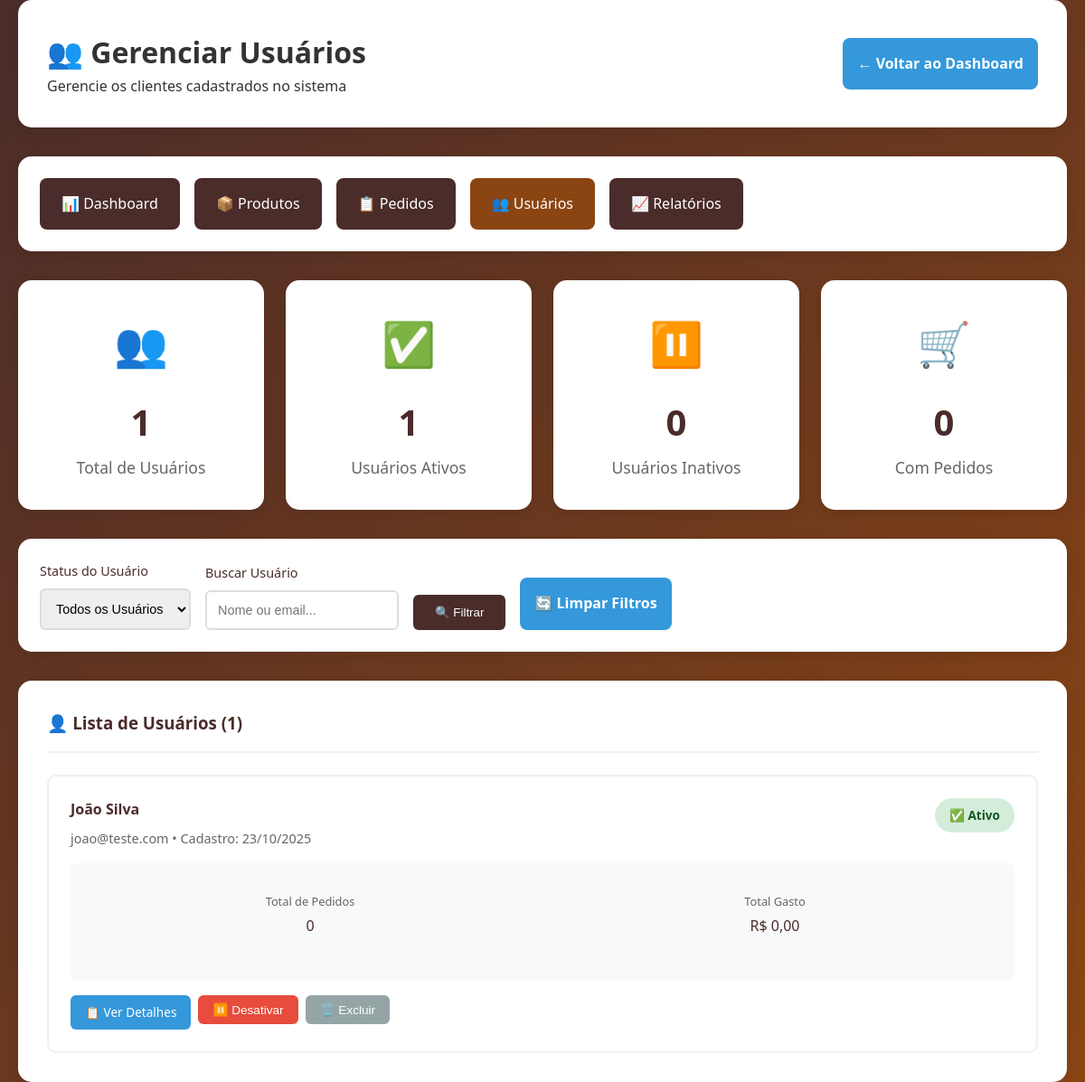
/admin/usuarios.php (signed in), run on the app's committed database.
### tables this page shows
CREATE TABLE IF NOT EXISTS usuarios (
    id INT AUTO_INCREMENT PRIMARY KEY,
    nome VARCHAR(100) NOT NULL,
    email VARCHAR(255) UNIQUE NOT NULL,
    senha_hash VARCHAR(255) NOT NULL,
    telefone VARCHAR(20),
    data_cadastro TIMESTAMP DEFAULT CURRENT_TIMESTAMP,
    data_atualizacao TIMESTAMP DEFAULT CURRENT_TIMESTAMP ON UPDATE CURRENT_TIMESTAMP,
    ativo TINYINT DEFAULT 1
);

### admin/usuarios.php (the view, shortened to what this page needs)
<?php
try {
    $pdo = new PDO('mysql:host=localhost;dbname=cafe_db', 'root', '');
    $pdo->setAttribute(PDO::ATTR_ERRMODE, PDO::ERRMODE_EXCEPTION);
} catch (PDOException $e) {
    die("Erro no banco de dados: " . $e->getMessage());
}
$filtro_status = $_GET['status'] ?? 'todos';
$filtro_busca = $_GET['busca'] ?? '';
$params = [];
$where_sql = '';
$stmt = $pdo->prepare("
    SELECT u.*,
           COUNT(p.id) as total_pedidos,
           COALESCE(SUM(p.total), 0) as total_gasto
    FROM usuarios u
    LEFT JOIN pedidos p ON u.id = p.usuario_id
    $where_sql
    GROUP BY u.id
    ORDER BY u.data_cadastro DESC
");
$stmt->execute($params);
$usuarios = $stmt->fetchAll(PDO::FETCH_ASSOC);
$stmt_stats = $pdo->query("
    SELECT
        COUNT(*) as total_usuarios,
        SUM(ativo = 1) as usuarios_ativos,
        SUM(ativo = 0) as usuarios_inativos,
        (SELECT COUNT(DISTINCT usuario_id) FROM pedidos) as usuarios_com_pedidos
    FROM usuarios
");
$stats = $stmt_stats->fetch(PDO::FETCH_ASSOC);?>
<!DOCTYPE html>
<html lang="pt-BR">
<head>
    <link rel="stylesheet" href="../style.css">
</head>
<body>
    <div class="admin-container">
        <div class="admin-header">
            <div>
                <h1>👥 Gerenciar Usuários</h1>
                <p>Gerencie os clientes cadastrados no sistema</p>
            </div>
            <a href="dashboard.php" class="btn-secondary">← Voltar ao Dashboard</a>
        </div>
        <nav class="admin-nav">
            <div class="admin-nav-menu">
                <a href="dashboard.php" class="admin-nav-link">📊 Dashboard</a>
                <a href="produtos.php" class="admin-nav-link">📦 Produtos</a>
                <a href="pedidos.php" class="admin-nav-link">📋 Pedidos</a>
                <a href="usuarios.php" class="admin-nav-link active">👥 Usuários</a>
                <a href="relatorios.php" class="admin-nav-link">📈 Relatórios</a>
            </div>
        </nav>
        <div class="stats-grid">
            <div class="stat-card">
                <div class="stat-icon">👥</div>
                <span class="stat-number"><?php echo $stats['total_usuarios']; ?></span>
                <span class="stat-label">Total de Usuários</span>
            </div>
            <div class="stat-card">
                <div class="stat-icon">✅</div>
                <span class="stat-number"><?php echo $stats['usuarios_ativos']; ?></span>
                <span class="stat-label">Usuários Ativos</span>
            </div>
            <div class="stat-card">
                <div class="stat-icon">⏸️</div>
                <span class="stat-number"><?php echo $stats['usuarios_inativos']; ?></span>
                <span class="stat-label">Usuários Inativos</span>
            </div>
            <div class="stat-card">
                <div class="stat-icon">🛒</div>
                <span class="stat-number"><?php echo $stats['usuarios_com_pedidos']; ?></span>
                <span class="stat-label">Com Pedidos</span>
            </div>
        </div>
        <div class="filters-card">
            <form method="get" class="filters-form">
                <div class="filter-group">
                    <label for="status">Status do Usuário</label>
                    <select id="status" name="status">
                        <option value="todos" <?php echo $filtro_status === 'todos' ? 'selected' : ''; ?>>Todos os Usuários</option>
                    </select>
                </div>
                <div class="filter-group">
                    <label for="busca">Buscar Usuário</label>
                    <input type="text" id="busca" name="busca" placeholder="Nome ou email..." value="<?php echo htmlspecialchars($filtro_busca); ?>">
                </div>
                <button type="submit" class="btn-filter">🔍 Filtrar</button>
                <a href="usuarios.php" class="btn-secondary">🔄 Limpar Filtros</a>
            </form>
        </div>
        <div class="users-grid">
            <div class="users-card">
                <h3>👤 Lista de Usuários (<?php echo count($usuarios); ?>)</h3>
                <?php if (empty($usuarios)): ?>
                    <div class="empty-state">
                        <div class="empty-icon">👥</div>
                        <h3>Nenhum usuário encontrado</h3>
                        <p>Tente ajustar os filtros de busca</p>
                    </div>
                <?php else: ?>
                    <div class="users-list">
                        <?php foreach ($usuarios as $usuario): ?>
                        <div class="user-item">
                            <div class="user-header">
                                <div class="user-info">
                                    <h4><?php echo htmlspecialchars($usuario['nome']); ?></h4>
                                    <p class="user-meta">
                                        <?php echo htmlspecialchars($usuario['email']); ?> •
                                        Cadastro: <?php echo date('d/m/Y', strtotime($usuario['data_cadastro'])); ?>
                                    </p>
                                </div>
                                <span class="user-status status-<?php echo $usuario['ativo'] ? 'ativo' : 'inativo'; ?>">
                                    <?php echo $usuario['ativo'] ? '✅ Ativo' : '⏸️ Inativo'; ?>
                                </span>
                            </div>
                            <div class="user-stats">
                                <div class="stat-item">
                                    <span class="stat-label-small">Total de Pedidos</span>
                                    <span class="stat-value"><?php echo $usuario['total_pedidos']; ?></span>
                                </div>
                                <div class="stat-item">
                                    <span class="stat-label-small">Total Gasto</span>
                                    <span class="stat-value">R$ <?php echo number_format($usuario['total_gasto'], 2, ',', '.'); ?></span>
                                </div>
                            </div>
                            <div class="user-actions">
                                <a href="usuarios.php?detalhes=<?php echo $usuario['id']; ?>" class="btn-action btn-details">📋 Ver Detalhes</a>
                                <?php if ($usuario['ativo']): ?>
                                    <form method="post" style="display: inline;">
                                        <button type="submit" name="desativar_usuario" class="btn-action btn-desativar"
                                                onclick="return confirm('Tem certeza que deseja desativar este usuário?')">
                                            ⏸️ Desativar
                                        </button>
                                    </form>
                                <?php endif; ?>
                                <form method="post" style="display: inline;">
                                    <button type="submit" name="excluir_usuario" class="btn-action btn-excluir"
                                            onclick="return confirm('Tem certeza que deseja EXCLUIR este usuário? Esta ação não pode ser desfeita!')">
                                        🗑️ Excluir
                                    </button>
                                </form>
                            </div>
                        </div>
                        <?php endforeach; ?>
                    </div>
                <?php endif; ?>
            </div>
        </div>
    </div>
</body>
</html>

### style.css (style rules this page uses)
* { margin: 0; padding: 0; box-sizing: border-box; }
body { font-family: 'Segoe UI', Tahoma, Geneva, Verdana, sans-serif; background: linear-gradient(135deg, #4a2c2a, #8b4513); color: #333; min-height: 100vh; line-height: 1.6; }
.btn-primary, .btn-secondary { display: block; text-align: center; padding: 1rem; border-radius: 8px; text-decoration: none; font-weight: bold; transition: all 0.3s; }
.btn-secondary { background: #3498db; color: white; }
.stat-item { text-align: center; padding: 1rem; margin-bottom: 1rem; background: #f8f9fa; border-radius: 8px; }
.stat-number { display: block; font-size: 1.5rem; font-weight: bold; color: #4a2c2a; margin-bottom: 0.25rem; }
.stat-label { font-size: 0.9rem; color: #666; }

### data on the page
usuarios: nome "João Silva", email "joao@teste.com", data_cadastro "23/10/2025", ativo "✅ Ativo", total_pedidos "0", total_gasto "0,00"

### other printed values
$stats['total_usuarios'] "1"
$stats['usuarios_ativos'] "1"
$stats['usuarios_inativos'] "0"
$stats['usuarios_com_pedidos'] "0"
count($usuarios) "1"
